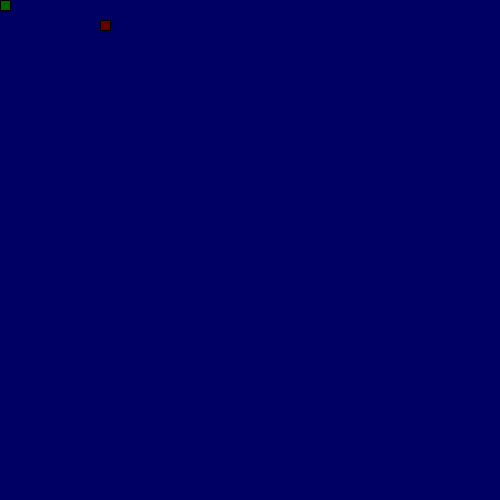
Frame 1 (no input)
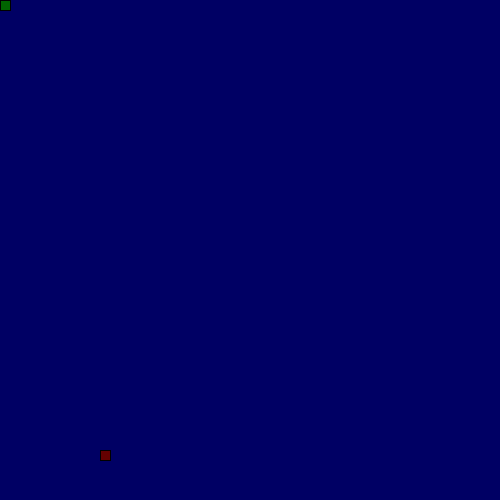
Frame 60 (the mouse pressed at the canvas centre just before this capture)
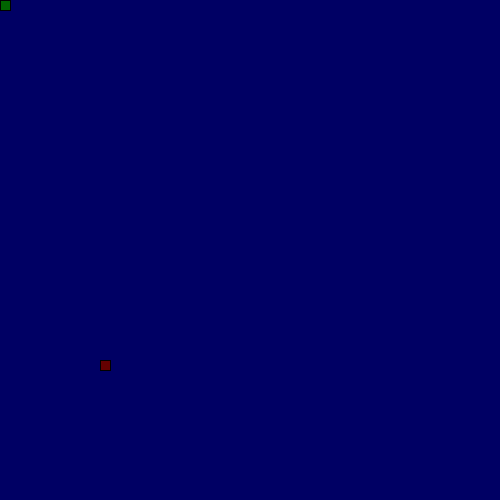
Frame 120 (the mouse held since frame 60 and released just before this capture)

The Processing sketch that drew these frames (run headless with seeded random() and noise(); from frame 60 on, the mouse is pressed at the canvas centre):

// Processing sketch: LeagueSnake
// ── LeagueSnake.pde
//*
// ***** SEGMENT CLASS *****
// This class will be used to represent each part of the moving snake.
//*

class Segment {

//Add x and y member variables. They will hold the corner location of each segment of the snake.
int x ;
int y ; 

// Add a constructor with parameters to initialize each variable.
Segment(int x , int y){
  this.x = x;
  this.y = y;
}

}


//*
// ***** GAME VARIABLES *****
// All the game variables that will be shared by the game methods are here
Segment head ;
int foodx ;
int foody ;
ArrayList<Segment> tail = new ArrayList<Segment>();

int direction = UP;
int foodEaten = 0;
//*





//*
// ***** SETUP METHODS *****
// These methods are called at the start of the game.

//*

void setup() {
size(500,500);
  head = new Segment(100,30);
  frameRate(20);
  drawFood();
}

void dropFood() {
  //Set the food in a new random location
  foodx = ((int)random(50)*10);
  foody = ((int)random(50)*10);
 
}



//*
// ***** DRAW METHODS *****
// These methods are used to draw the snake and its food 
//*

void draw() {
  background(0,0,100);
  move();
  drawSnake();
  drawFood();
  eat();
}

void drawFood() {
  //Draw the food
fill(0,100,0);
rect(foodx,foody,10,10);
}

void drawSnake() {
  //Draw the head of the snake followed by its tail
  fill(100,0,0);
  rect(head.x,head.y,10,10);
  manageTail();
}


//*
// ***** TAIL MANAGEMENT METHODS *****
// These methods make sure the tail is the correct length.
//*

void drawTail() {
  //Draw each segment of the tail 
for(Segment s:tail){
 fill(50,50,50);
 rect(s.x,s.y,10,10);
}
}

void manageTail() {
  //After drawing the tail, add a new segment at the "start" of the tail and remove the one at the "end" 
  //This produces the illusion of the snake tail moving.
  checkTailCollision();
  drawTail();
  tail.add(new Segment(head.x,head.y));
  tail.remove(0);
}

void checkTailCollision() {
  //If the snake crosses its own tail, shrink the tail back to one segment
  for(Segment s:tail){
   if(s.x == head.x && s.y == head.y){
    foodEaten = 1;
    tail.clear();
    tail.add(new Segment(head.x,head.y));
   }
  }
}



//*
// ***** CONTROL METHODS *****
// These methods are used to change what is happening to the snake
//*

void keyPressed() {
  //Set the direction of the snake according to the arrow keys pressed
  if(key == CODED && direction !=RIGHT){
    if(keyCode == LEFT){
   direction = LEFT; 
  }
  }
  if(key == CODED && direction != DOWN){
    if(keyCode == UP){
   direction = UP; 
  }
  }
  if(key == CODED && direction != LEFT){
   if(keyCode == RIGHT){
   direction = RIGHT; 
  }
  }
  if(key == CODED && direction != UP ){
    if(keyCode == DOWN){
   direction = DOWN; 
  }
  }
}

void move() {
  //Change the location of the Snake head based on the direction it is moving.
  
   
  switch(direction) {
  case UP:
    head.y = head.y -10 ;
    break;
  case DOWN:
    head.y = head.y +10 ;
    break;
  case LEFT:
   head.x = head.x -10 ;
    break;
  case RIGHT:
    head.x = head.x +10 ;
    break;
  }
  checkBoundaries();
}

void checkBoundaries() {
 //If the snake leaves the frame, make it reappear on the other side
 if(head.x > 500){
  head.x = 0; 
 }
 if(head.x < 0){
  head.x = 500; 
 }
  if(head.y < 0){
  head.y = 500; 
 }
  if(head.y > 500){
  head.y = 0; 
 }
}



void eat() {
  if(head.x == foodx && head.y == foody){
    foodEaten = foodEaten + 1;
    drawFood();
    tail.add(new Segment(head.x,head.y));
    dropFood();
  }


}
